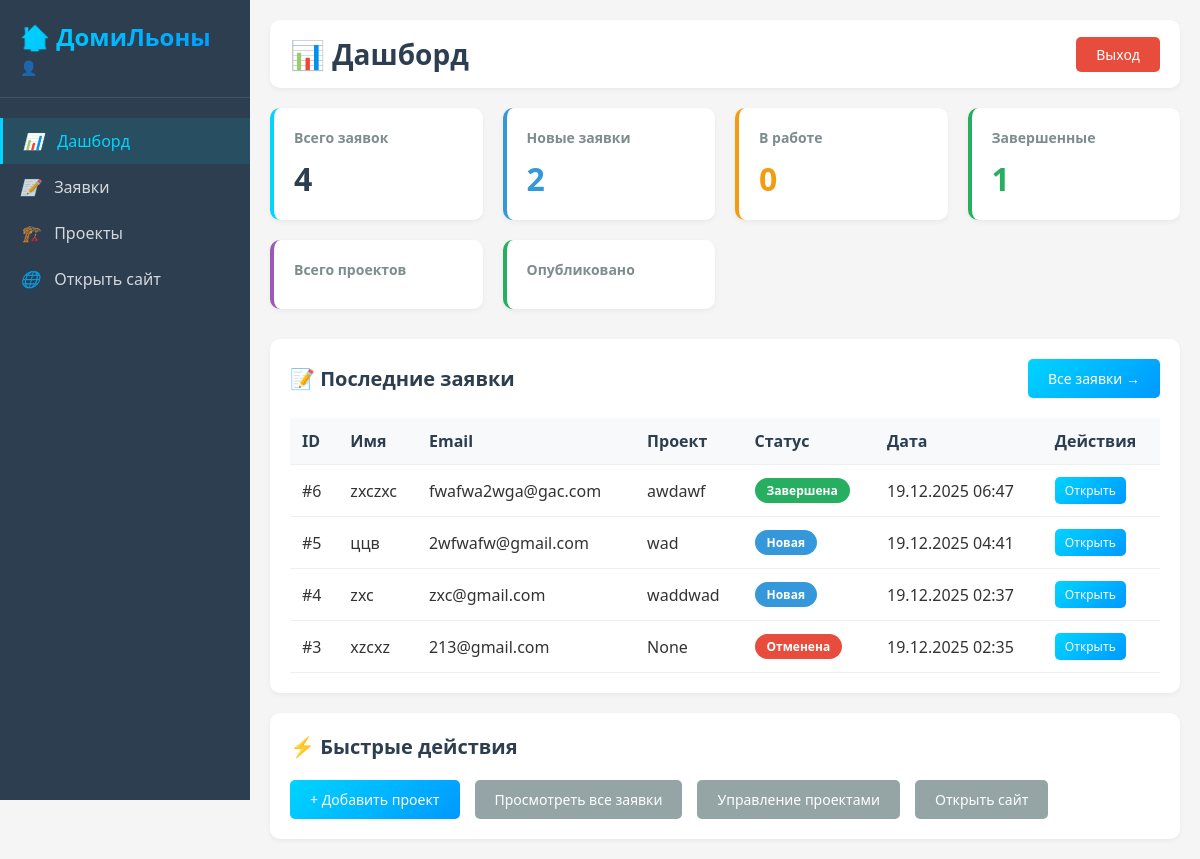
Screenshot of /admin/dashboard (signed in) with the database file from the repository.
### app/models.py (models this page shows)
class Ticket(Base):
    __tablename__ = 'tickets'
    id: Mapped[int] = mapped_column(Integer, primary_key=True)
    email: Mapped[str] = mapped_column(String, nullable=False, index=True)
    name: Mapped[str] = mapped_column(String, nullable=False)
    phone: Mapped[str] = mapped_column(String, nullable=False)
    status: Mapped[TicketStatus] = mapped_column(
        SQLEnum(TicketStatus), default=TicketStatus.new)
    message: Mapped[str] = mapped_column(String, nullable=True)
    project_type: Mapped[str] = mapped_column(String, nullable=True)
    created_at: Mapped[datetime] = mapped_column(
        default=lambda: datetime.now(ZoneInfo('Europe/Moscow')))
    updated_at: Mapped[datetime | None] = mapped_column(
        default=None, onupdate=lambda: datetime.now(ZoneInfo('Europe/Moscow')))

### app/routers/admin.py (the view)
@router.get("/dashboard", response_class=HTMLResponse)
async def dashboard(
    request: Request,
    db: Session = Depends(get_db),
    admin: AdminUser = Depends(get_current_admin_from_cookie)
):
    tickets_stats = {}
    for status in TicketStatus:
        count = db.query(crud.Ticket).filter(
            crud.Ticket.status == status).count()
        tickets_stats[status.value] = count
    total_tickets = sum(tickets_stats.values())
    recent_tickets = crud.get_tickets(db, limit=5)
    return templates.TemplateResponse(
        "admin/dashboard.html",
        {
            "request": request,
            "admin": admin,
            "tickets_stats": tickets_stats,
            "total_tickets": total_tickets,
            "recent_tickets": recent_tickets
        }
    )

### templates/admin/dashboard.html (shortened to what this page needs)
{% extends "admin/base.html" %}
{% block page_title %}📊 Дашборд{% endblock %}
{% block content %}
<div class="stats-grid">
    <div class="stat-card">
        <h3>Всего заявок</h3>
        <div class="number">{{ total_tickets }}</div>
    </div>
    <div class="stat-card" style="border-left-color: #3498db;">
        <h3>Новые заявки</h3>
        <div class="number" style="color: #3498db;">{{ tickets_stats.get('new', 0) }}</div>
    </div>
    <div class="stat-card" style="border-left-color: #f39c12;">
        <h3>В работе</h3>
        <div class="number" style="color: #f39c12;">{{ tickets_stats.get('in_progress', 0) }}</div>
    </div>
    <div class="stat-card" style="border-left-color: #27ae60;">
        <h3>Завершенные</h3>
        <div class="number" style="color: #27ae60;">{{ tickets_stats.get('completed', 0) }}</div>
    </div>
    <div class="stat-card" style="border-left-color: #9b59b6;">
        <h3>Всего проектов</h3>
    </div>
    <div class="stat-card" style="border-left-color: #27ae60;">
        <h3>Опубликовано</h3>
    </div>
</div>
<div class="content-box">
    <div style="display: flex; justify-content: space-between; align-items: center; margin-bottom: 20px;">
        <h2 style="font-size: 20px; color: #2c3e50;">📝 Последние заявки</h2>
        <a href="/admin/tickets" class="btn">Все заявки →</a>
    </div>
    {% if recent_tickets %}
    <table>
        <thead>
            <tr>
                <th>ID</th>
                <th>Имя</th>
                <th>Email</th>
                <th>Проект</th>
                <th>Статус</th>
                <th>Дата</th>
                <th>Действия</th>
            </tr>
        </thead>
        <tbody>
            {% for ticket in recent_tickets %}
            <tr>
                <td>#{{ ticket.id }}</td>
                <td>{{ ticket.name }}</td>
                <td>{{ ticket.email }}</td>
                <td>{{ ticket.project_type }}</td>
                <td>
                    {% if ticket.status.value == 'new' %}
                        <span class="badge badge-new">Новая</span>
                    {% elif ticket.status.value == 'in_progress' %}
                        <span class="badge badge-in-progress">В работе</span>
                    {% elif ticket.status.value == 'completed' %}
                        <span class="badge badge-completed">Завершена</span>
                    {% else %}
                        <span class="badge badge-cancelled">Отменена</span>
                    {% endif %}
                </td>
                <td>{{ ticket.created_at.strftime('%d.%m.%Y %H:%M') }}</td>
                <td>
                    <a href="/admin/tickets/{{ ticket.id }}" class="btn" style="padding: 5px 10px; font-size: 12px;">
                        Открыть
                    </a>
                </td>
            </tr>
            {% endfor %}
        </tbody>
    </table>
    {% else %}
    <p style="text-align: center; color: #95a5a6; padding: 40px 0;">
        Заявок пока нет
    </p>
    {% endif %}
</div>
<div class="content-box" style="margin-top: 20px;">
    <h2 style="font-size: 20px; color: #2c3e50; margin-bottom: 20px;">⚡ Быстрые действия</h2>
    <div style="display: flex; gap: 15px; flex-wrap: wrap;">
        <a href="/admin/projects/create" class="btn">+ Добавить проект</a>
        <a href="/admin/tickets" class="btn btn-secondary">Просмотреть все заявки</a>
        <a href="/admin/projects" class="btn btn-secondary">Управление проектами</a>
        <a href="/" target="_blank" class="btn btn-secondary">Открыть сайт</a>
    </div>
</div>
{% endblock %}

### templates/admin/base.html (shortened to what this page needs)
<!DOCTYPE html>
<html lang="ru">
<head>
</head>
<body>
    <div class="sidebar">
        <div class="sidebar-header">
            <h2>🏠 ДомиЛьоны</h2>
            <div class="admin-name">👤 {{ admin.full_name }}</div>
        </div>
        <nav class="sidebar-menu">
            <a href="/admin/dashboard" {% if request.url.path == '/admin/dashboard' %}class="active"{% endif %}>
                <i>📊</i> Дашборд
            </a>
            <a href="/admin/tickets" {% if '/admin/tickets' in request.url.path %}class="active"{% endif %}>
                <i>📝</i> Заявки
            </a>
            <a href="/admin/projects" {% if '/admin/projects' in request.url.path %}class="active"{% endif %}>
                <i>🏗️</i> Проекты
            </a>
            <a href="/" target="_blank">
                <i>🌐</i> Открыть сайт
            </a>
        </nav>
    </div>
    <div class="main-content">
        <div class="top-bar">
            <h1>{% block page_title %}Админ панель{% endblock %}</h1>
            <a href="/admin/logout" class="logout-btn">Выход</a>
        </div>
        {% block content %}{% endblock %}
    </div>
</body>
</html>

### templates/admin/base.html (style rules this page uses)
* { margin: 0; padding: 0; box-sizing: border-box; }
body { font-family: 'Segoe UI', Tahoma, Geneva, Verdana, sans-serif; background: #f5f5f5; color: #333; }
.sidebar { position: fixed; left: 0; top: 0; width: 250px; height: 100vh; background: #2c3e50; color: white; padding: 20px 0; overflow-y: auto; }
.sidebar-header { padding: 0 20px 20px; border-bottom: 1px solid rgba(255, 255, 255, 0.1); }
.sidebar-header h2 { font-size: 24px; margin-bottom: 5px; background: linear-gradient(135deg, #00d4ff, #0099ff); -webkit-background-clip: text; -webkit-text-fill-color: transparent; }
.sidebar-header .admin-name { font-size: 14px; color: rgba(255, 255, 255, 0.7); }
.sidebar-menu { margin-top: 20px; }
.sidebar-menu a { display: block; padding: 12px 20px; color: rgba(255, 255, 255, 0.8); text-decoration: none; transition: all 0.3s; }
.sidebar-menu a:hover, .sidebar-menu a.active { background: rgba(0, 212, 255, 0.1); color: #00d4ff; border-left: 3px solid #00d4ff; }
.sidebar-menu a i { margin-right: 10px; width: 20px; display: inline-block; }
.main-content { margin-left: 250px; padding: 20px; min-height: 100vh; }
.top-bar { background: white; padding: 15px 20px; border-radius: 10px; margin-bottom: 20px; display: flex; justify-content: space-between; align-items: center; box-shadow: 0 2px 5px rgba(0,0,0,0.05); }
.top-bar h1 { font-size: 28px; color: #2c3e50; }
.logout-btn { padding: 8px 20px; background: #e74c3c; color: white; text-decoration: none; border-radius: 5px; font-size: 14px; transition: all 0.3s; }
.content-box { background: white; border-radius: 10px; padding: 20px; box-shadow: 0 2px 5px rgba(0,0,0,0.05); }
.stats-grid { display: grid; grid-template-columns: repeat(auto-fit, minmax(200px, 1fr)); gap: 20px; margin-bottom: 30px; }
.stat-card { background: white; padding: 20px; border-radius: 10px; box-shadow: 0 2px 5px rgba(0,0,0,0.05); border-left: 4px solid #00d4ff; }
.stat-card h3 { font-size: 14px; color: #7f8c8d; margin-bottom: 10px; }
.stat-card .number { font-size: 32px; font-weight: bold; color: #2c3e50; }
.btn { display: inline-block; padding: 10px 20px; background: linear-gradient(135deg, #00d4ff, #0099ff); color: white; text-decoration: none; border-radius: 5px; border: none; cursor: pointer; font-size: 14px; transition: all 0.3s; }
.btn-secondary { background: #95a5a6; }
table { width: 100%; border-collapse: collapse; }
table th, table td { padding: 12px; text-align: left; border-bottom: 1px solid #ecf0f1; }
table th { background: #f8f9fa; font-weight: 600; color: #2c3e50; }
.badge { display: inline-block; padding: 4px 12px; border-radius: 20px; font-size: 12px; font-weight: 600; }
.badge-new { background: #3498db; color: white; }
.badge-completed { background: #27ae60; color: white; }
.badge-cancelled { background: #e74c3c; color: white; }

### rows the page displays
Ticket: id "6", name "zxczxc", email "fwafwa2wga@gac.com", project_type "awdawf", status "Завершена", created_at "19.12.2025 06:47"
Ticket: id "5", name "ццв", email "2wfwafw@gmail.com", project_type "wad", status "Новая", created_at "19.12.2025 04:41"
Ticket: id "4", name "zxc", email "zxc@gmail.com", project_type "waddwad", status "Новая", created_at "19.12.2025 02:37"
Ticket: id "3", name "xzcxz", email "213@gmail.com", project_type "None", status "Отменена", created_at "19.12.2025 02:35"

### other values shown
{{ total_tickets }} "4"
{{ tickets_stats.get('new', 0) }} "2"
{{ tickets_stats.get('in_progress', 0) }} "0"
{{ tickets_stats.get('completed', 0) }} "1"
